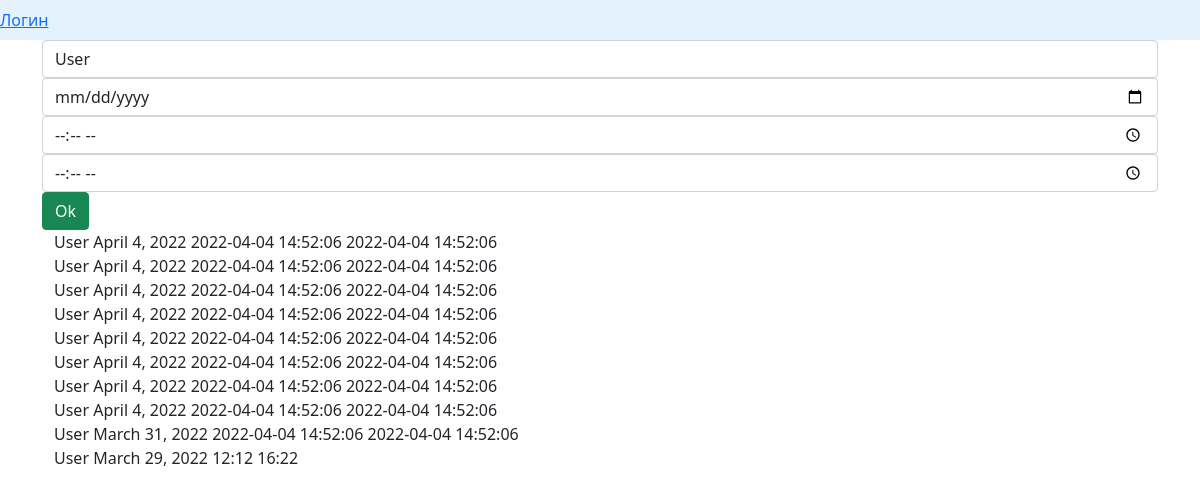
Screenshot of /tm/ with the database file from the repository.
### TM_app/models.py (models this page shows, shortened)
class TimesModel(models.Model):
    user_name = models.CharField(max_length=50, default='User')
    date = models.DateField(blank=False)
    in_time = models.TextField(blank=False)
    out_time = models.TextField(blank=False)

### TM_app/views.py (the view)
# urls.py: path('', create, name='create_times'),
def create(request):
    if request.method == "POST":
        form = TimesForm(request.POST)
        if form.is_valid():
            form.save()
            return redirect('create_times')
    else:
        form = TimesForm()
    form = TimesForm()
    all_times = []
    times = TimesModel.objects.all()
    for time in times:
        time_info = {
            'user_name': time.user_name,
            'in_time': time.in_time,
            'out_time': time.out_time,
            'date': time.date
            }
        all_times.append(time_info)
    data = {
        'form': form,
        'times': all_times
    }
    return render(request, 'TM_app/times.html', data)

### TM_app/forms.py
class TimesForm(ModelForm):
    class Meta:
        model = TimesModel
        fields = ['user_name', 'date', 'in_time', 'out_time']
        widgets = {
            'date': DateInput(attrs={'class': 'form-control',
                                     'placeholder': 'Дата'
                                    }),
            "in_time": TimeInput(attrs={'class': 'form-control',
                                        'placeholder': 'Пришёл'
                                        }),
            "out_time": TimeInput(attrs={'class': 'form-control',
                                         'placeholder': 'Ушёл'
                                         }),
            "user_name": TextInput(attrs={
                'class': 'form-control',
                'placeholder': 'Ушёл'
            }),
        }

### TM_app/templates/TM_app/times.html (shortened to what this page needs)
{% extends 'TM_app/base.html' %}
{% load static %}
{% block content %}
    <form method="post">
        {{ form.user_name }}
        {{ form.date }}
        {{ form.in_time }}
        {{ form.out_time }}
        <button type="submit" class="btn btn-success">Ok</button>
    </form>
    {% for el in times %}
        <div class="container">
            {{ el.user_name }}
            {{ el.date }}
            {{ el.in_time }}
            {{ el.out_time }}
        </div>
    {% endfor %}
{% endblock %}

### TM_app/templates/TM_app/base.html (shortened to what this page needs)
<!DOCTYPE html>
<html lang="en">
<head>
    <link href="https://cdn.jsdelivr.net/npm/bootstrap@5.1.3/dist/css/bootstrap.min.css" rel="stylesheet">
</head>
<body>
    <nav class="navbar navbar-light" style="background-color: #e3f2fd;">
        {% if user.is_authenticated %}
            <p>
                Welcome, {{ user.username }}    <a href="{% url 'logout' %} ">Выйти</a>
            </p>
        {% else %}
            <a href="{% url 'login' %}">Логин</a>
        {% endif %}
    </nav>
    <div class="container">
        {% block content %}
        {% endblock %}
    </div>
</body>
</html>

### rows the page displays
TimesModel: user_name "User", date "April 4, 2022", in_time "2022-04-04 14:52:06", out_time "2022-04-04 14:52:06"
TimesModel: user_name "User", date "April 4, 2022", in_time "2022-04-04 14:52:06", out_time "2022-04-04 14:52:06"
TimesModel: user_name "User", date "April 4, 2022", in_time "2022-04-04 14:52:06", out_time "2022-04-04 14:52:06"
TimesModel: user_name "User", date "April 4, 2022", in_time "2022-04-04 14:52:06", out_time "2022-04-04 14:52:06"
TimesModel: user_name "User", date "April 4, 2022", in_time "2022-04-04 14:52:06", out_time "2022-04-04 14:52:06"
TimesModel: user_name "User", date "April 4, 2022", in_time "2022-04-04 14:52:06", out_time "2022-04-04 14:52:06"
TimesModel: user_name "User", date "April 4, 2022", in_time "2022-04-04 14:52:06", out_time "2022-04-04 14:52:06"
TimesModel: user_name "User", date "April 4, 2022", in_time "2022-04-04 14:52:06", out_time "2022-04-04 14:52:06"
TimesModel: user_name "User", date "March 31, 2022", in_time "2022-04-04 14:52:06", out_time "2022-04-04 14:52:06"
TimesModel: user_name "User", date "March 29, 2022", in_time "12:12", out_time "16:22"
